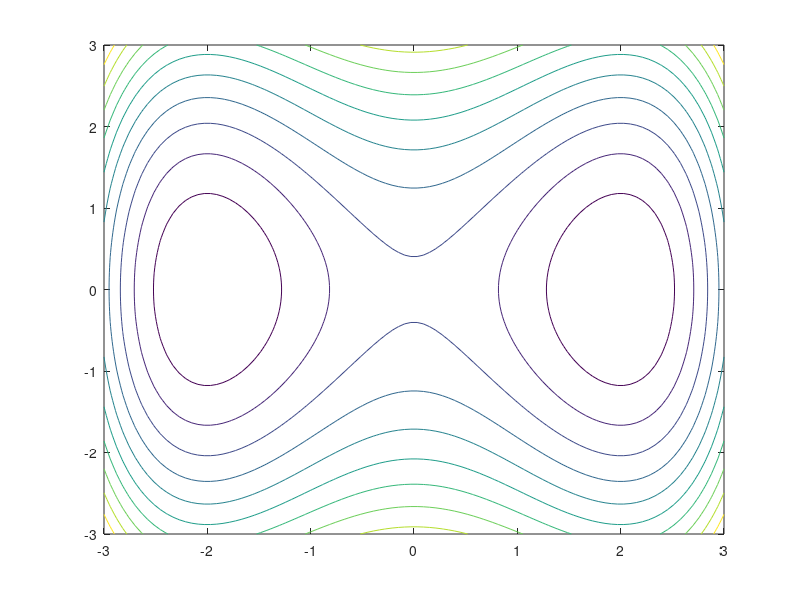

MATLAB code for this plot: (Note: this script raises an error after producing the figure.)
hz = @(Pz,x,z) 0.5*(Pz.^2 + (x - z.^2/2).^2);

z = linspace(-3,3,100);
pz = linspace(-3,3,100);
[Z,PZ] = ndgrid(z,pz);

HZ = hz(PZ,02,Z);

contour(Z,PZ,HZ)

%%
ip = 2;
tt = particles{ip}.t;
zz = particles{ip}.z;
yy = particles{ip}.y;
vvz = particles{ip}.vz;

nrows = 3;
ncols = 1;
isub = 1;

hca = subplot(nrows,ncols,isub); isub = isub + 1;
plot(hca,zz,yy) 
hca.XLabel.String = 'z';
hca.YLabel.String = 'y';

hca = subplot(nrows,ncols,isub); isub = isub + 1;
plot(hca,zz,vvz) 
hca.XLabel.String = 'z';
hca.YLabel.String = 'v_z';

hca = subplot(nrows,ncols,isubresults); isub = isub + 1;
Iz = cumtrapz(zz,vvz);
plot(hca,tt,Iz) 
hca.XLabel.String = 't';
hca.YLabel.String = 'I_z';

%hca = subplot(nrows,ncols,isub); isub = isub + 1;
%Iz = cumtrapz(zz,vvz);
%plot(hca,Iz) 
